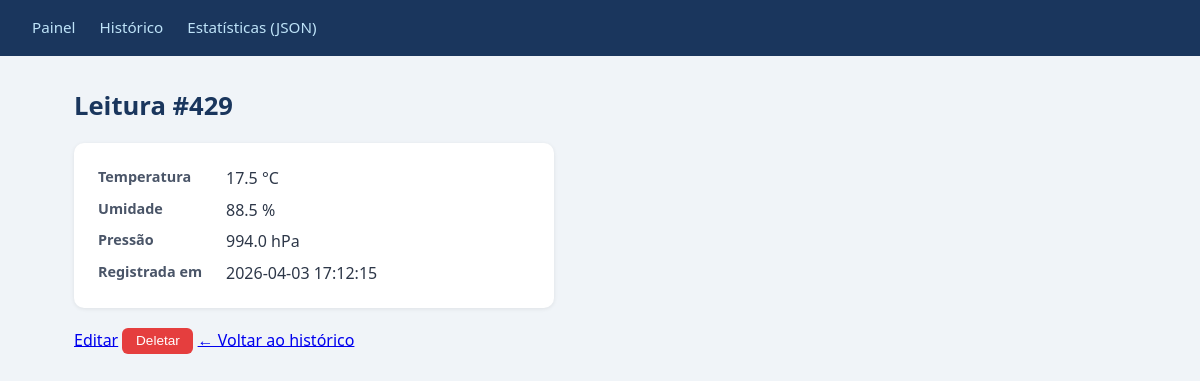
The app's page /leituras/429 with its own data.
### tables this page shows
CREATE TABLE leituras (
    id INTEGER PRIMARY KEY AUTOINCREMENT,
    temperatura REAL NOT NULL,
    umidade REAL NOT NULL,
    pressao REAL,
    timestamp DATETIME DEFAULT (datetime('now','localtime'))
, distancia REAL);

### app.py (the view)
@app.route("/leituras/<int:id>", methods=["GET"])
def detalhe(id):
    leitura = buscar_leitura(id)
    if leitura is None:
        abort(404, f"Leitura {id} não encontrada.")
    if _quer_json():
        return jsonify(leitura)
    return render_template("detalhe.html", leitura=leitura)

### app.py (called while the page is built)
def _quer_json():
    return (
        request.args.get("formato") == "json"
        or request.accept_mimetypes.best == "application/json"
    )

### database.py (called while the page is built)
def get_db_connection():
    conn = sqlite3.connect(DB_PATH, timeout=10)
    conn.execute("PRAGMA journal_mode=WAL")
    conn.execute("PRAGMA busy_timeout=5000")  # espera até 5s antes de lançar OperationalError
    conn.row_factory = sqlite3.Row
    return conn

def buscar_leitura(id):
    conn = get_db_connection()
    try:
        row = conn.execute(
            "SELECT * FROM leituras WHERE id = ?", (id,)
        ).fetchone()
        return dict(row) if row else None
    finally:
        conn.close()

### templates/detalhe.html (shortened to what this page needs)
{% extends "base.html" %}
{% block content %}
<h1>Leitura #{{ leitura.id }}</h1>
<dl>
  <dt>Temperatura</dt><dd>{{ leitura.temperatura }} °C</dd>
  <dt>Umidade</dt><dd>{{ leitura.umidade }} %</dd>
  <dt>Pressão</dt><dd>{{ leitura.pressao if leitura.pressao is not none else '—' }} hPa</dd>
  <dt>Registrada em</dt><dd>{{ leitura.timestamp }}</dd>
</dl>
<a href="/leituras/{{ leitura.id }}/editar">Editar</a>
<button data-id="{{ leitura.id }}" onclick="deletar(this.dataset.id)">Deletar</button>
<a href="/leituras">&#8592; Voltar ao histórico</a>
{% endblock %}

### static/css/style.css (style rules this page uses)
*, *::before, *::after { box-sizing: border-box; margin: 0; padding: 0; }
body { font-family: 'Segoe UI', system-ui, sans-serif; background: #f0f4f8; color: #2d3748; min-height: 100vh; }
h1 { font-size: 1.6rem; font-weight: 700; color: #1a365d; margin-bottom: 1.25rem; }
button { background: #3182ce; color: #fff; border: none; border-radius: 6px; padding: 0.35rem 0.85rem; font-size: 0.85rem; cursor: pointer; transition: background 0.2s; }
button[onclick*="deletar"] { background: #e53e3e; }
dl { background: #fff; border-radius: 10px; padding: 1.5rem; box-shadow: 0 1px 4px rgba(0,0,0,0.08); display: grid; grid-template-columns: max-content 1fr; gap: 0.6rem 1.5rem; max-width: 480px; margin-bottom: 1.25rem; }
dt { font-weight: 600; color: #4a5568; font-size: 0.9rem; }
dd { color: #2d3748; }

### records on screen
leituras: id "429", temperatura "17.5", umidade "88.5", pressao "994.0", timestamp "2026-04-03 17:12:15"
